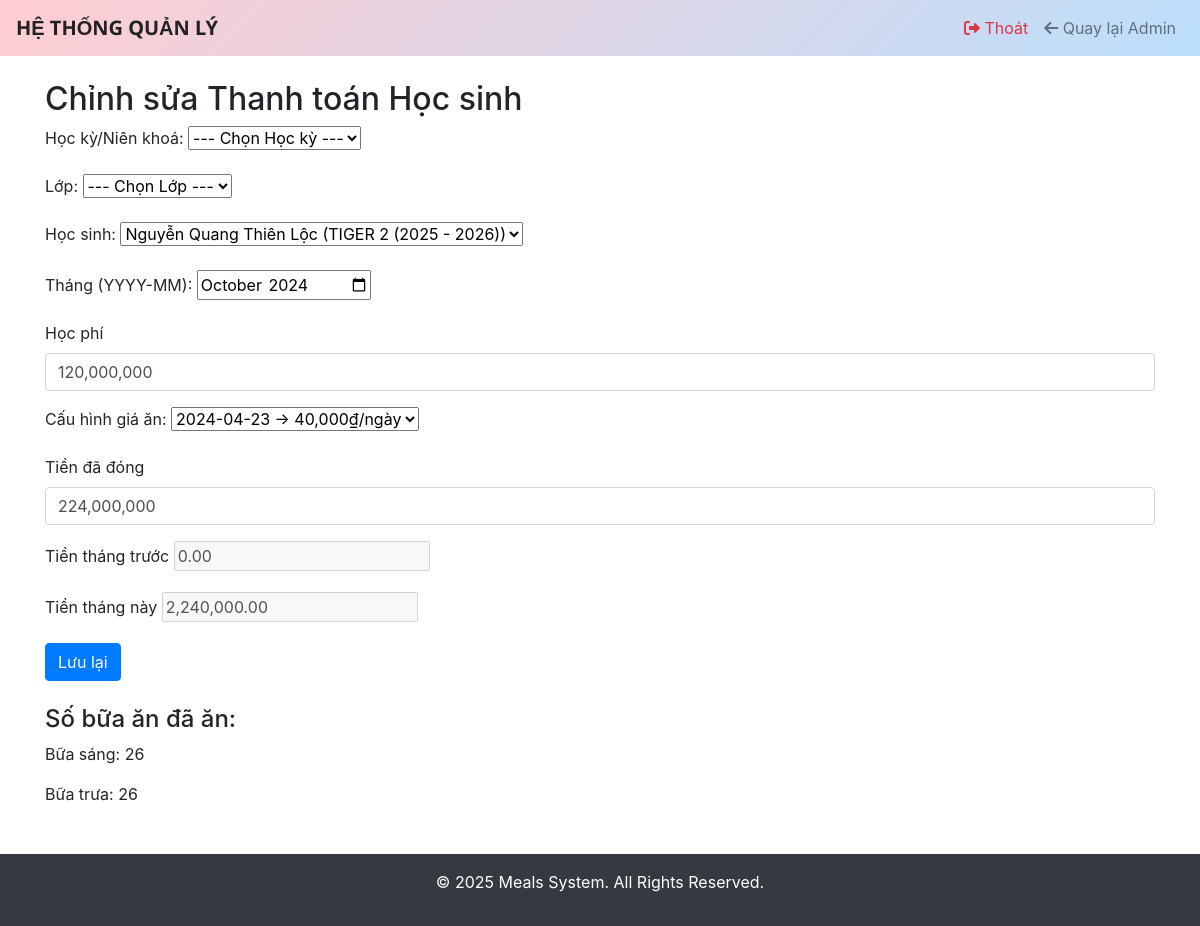
/meals/student-payment/edit/212/ (signed in), run on the app's committed database.
### meals/models.py (models this page shows, shortened)
class StudentPayment(models.Model):
    class Meta:
        unique_together = ('student', 'month')
        verbose_name = "Công nợ học sinh"
        verbose_name_plural = "Công nợ học sinh"
        permissions = [
            ("view_statistics", "Có thể xem thống kê"),
        ]
    student = models.ForeignKey(
        'Student',
        on_delete=models.CASCADE,
        verbose_name="Học sinh"
    )
    month = models.CharField(
        max_length=7,
        verbose_name="Tháng",
        help_text="Chọn tháng theo định dạng YYYY‑MM"
    )
    tuition_fee = models.DecimalField(
        max_digits=10,
        decimal_places=2,
        verbose_name="Học phí"
    )
    amount_paid = models.DecimalField(
        max_digits=10,
        decimal_places=2,
        verbose_name="Số tiền đã đóng"
    )
    remaining_balance = models.DecimalField(
        max_digits=10,
        decimal_places=2,
        null=True,
        blank=True,
        verbose_name="Số dư"
    )
    meal_price = models.ForeignKey(
        MealPrice,
        on_delete=models.PROTECT,
        verbose_name="Cấu hình giá ăn",
        help_text="Chọn cấu hình giá ăn áp dụng cho tháng này"
    )

### meals/views.py (the view)
# urls.py: path('student-payment/edit/', login_required(views.student_payment_edit), name='student_payment_edit'),
@login_required(login_url='login')
@permission_required('meals.change_studentpayment', raise_exception=True)
def student_payment_edit(request, pk=None):
    classrooms = ClassRoom.objects.all()
    payment = get_object_or_404(StudentPayment, pk=pk) if pk else None
    if request.method == "POST":
        student_id = request.POST.get('student')
        month_val  = request.POST.get('month')
        dup_qs = StudentPayment.objects.filter(student_id=student_id, month=month_val)
        if payment:
            dup_qs = dup_qs.exclude(pk=payment.pk)
        duplicate = dup_qs.first()
        form_instance = duplicate if duplicate else payment
        form = StudentPaymentForm(request.POST, instance=form_instance)
        if form.is_valid():
            saved = form.save()
            AuditLog.objects.create(
                user    = request.user,
                action  = 'change',
                path    = request.path,
                data    = json.dumps({
                    'model':           'studentpayment',
                    'object_id':       saved.pk,
                    'student_name':    saved.student.name,
                    'classroom_name':  saved.student.classroom.name,
                    'tuition_fee': format(saved.tuition_fee, ",.2f"),
                    'amount_paid': format(saved.amount_paid, ",.2f"),
                    'meal_price':  format(saved.meal_price.daily_price, ",.2f") if saved.meal_price else "0.00",
                    'month':           month_val,
                }, ensure_ascii=False)
            )
            if duplicate and payment and duplicate.pk != payment.pk:
                payment.delete()
            payments = list(
                StudentPayment.objects
                .filter(student=saved.student)
                .order_by('month')
            )
            prior = Decimal('0')
            for p in payments:
                year, mon = map(int, p.month.split('-'))
                recs = MealRecord.objects.filter(
                    student=p.student,
                    date__year=year, date__month=mon,
                    meal_type__in=['Bữa sáng','Bữa trưa']
                ).filter(
                    Q(status='Đủ') | Q(status='Thiếu', non_eat=2)
                )
                meal_cost = sum(
                    p.meal_price.breakfast_price if r.meal_type=='Bữa sáng' else p.meal_price.lunch_price
                    for r in recs
                )
                p.remaining_balance = (
                    p.amount_paid
                    - p.tuition_fee
                    - meal_cost
                    +prior
                )
                prior = p.remaining_balance
            with transaction.atomic():
                StudentPayment.objects.bulk_update(payments, ['remaining_balance'])
            messages.success(request, "Lưu thành công")
            return redirect(request.path)
        else:
            errs = sum(form.errors.values(), [])
            messages.error(request, "Lỗi: " + "; ".join(errs))
    else:
        form = StudentPaymentForm(instance=payment)
    breakfast_count = lunch_count = 0
    if form.instance and form.instance.pk:
        y, mon = map(int, form.instance.month.split('-'))
        breakfast_count = MealRecord.objects.filter(
            student=form.instance.student,
            date__year=y, date__month=mon,
            meal_type='Bữa sáng'
        ).filter(Q(status='Đủ')|Q(status='Thiếu', non_eat=2)).count()
        lunch_count = MealRecord.objects.filter(
            student=form.instance.student,
            date__year=y, date__month=mon,
            meal_type='Bữa trưa'
        ).filter(Q(status='Đủ')|Q(status='Thiếu', non_eat=2)).count()
    return render(request, 'payments/student_payment_form.html', {
        'form':            form,
        'classrooms':      classrooms,
        'is_edit':         bool(payment),
        'breakfast_count': breakfast_count,
        'lunch_count':     lunch_count,
    })

### meals/models.py (called while the page is built)
    def __str__(self):
        return f"{self.effective_date:%Y-%m-%d} → {self.daily_price:,}₫/ngày"

    def __str__(self):
        return f"{self.name} ({self.term})"

    def __str__(self):
        return f"{self.name} ({self.classroom})"

### meals/templates/payments/student_payment_form.html (shortened to what this page needs)
{% extends "layout.html" %}
{% load static %}
{% block content %}
<h2>Chỉnh sửa Thanh toán Học sinh</h2>
<form method="post" id="payment-form">
    <div class="form-group">
       {{ form.term.label_tag }}
       {{ form.term }}
    </div>
    <div class="form-group">
        {{ form.classroom.label_tag }}
        {{ form.classroom }}
    </div>
    <div class="form-group">
        {{ form.student.label_tag }}
        {{ form.student }}
    </div>
    <div class="form-group">
        {{ form.month.label_tag }}
        {{ form.month }}
    </div>
    <div class="form-group">
        <label for="id_tuition_fee">{{ form.tuition_fee.label }}</label>
        <input type="text" id="id_tuition_fee" name="tuition_fee" class="form-control money"
               value="{{ form.tuition_fee.value|default_if_none:'' }}">
    </div>
    <div class="form-group">
        {{ form.meal_price.label_tag }}
        {{ form.meal_price }}
    </div>
    <div class="form-group">
        <label for="id_amount_paid">{{ form.amount_paid.label }}</label>
        <input type="text" id="id_amount_paid" name="amount_paid" class="form-control money"
               value="{{ form.amount_paid.value|default_if_none:'' }}">
    </div>
    <div class="form-group">
        <label for="id_prev_month_balance">Tiền tháng trước</label>
        {{ form.prev_month_balance }}
    </div>
    <div class="form-group">
        <label for="id_current_month_payment">Tiền tháng này</label>
        {{ form.current_month_payment }}
    </div>
    <button type="submit" class="btn btn-primary">Lưu lại</button>
</form>
<div id="meal-counts" class="mt-4">
    <h4>Số bữa ăn đã ăn:</h4>
    <p>Bữa sáng: <span id="breakfast_count">{{ breakfast_count|default:"0" }}</span></p>
    <p>Bữa trưa: <span id="lunch_count">{{ lunch_count|default:"0" }}</span></p>
</div>
{% endblock %}

### templates/layout.html (style rules this page uses)
:root { --nav-gradient-start: #FFCDD2; --nav-gradient-end: #BBDEFB; }

### data on the page
StudentPayment: student "Nguyễn Quang Thiên Lộc (TIGER 2 (2025 - 2026))", month "2024-10", tuition_fee "120,000,000", meal_price "2024-04-23 → 40,000₫/ngày", amount_paid "224,000,000"

### other printed values
{{ breakfast_count|default:"0" }} "26"
{{ lunch_count|default:"0" }} "26"
{{ current_year }} "2025"
